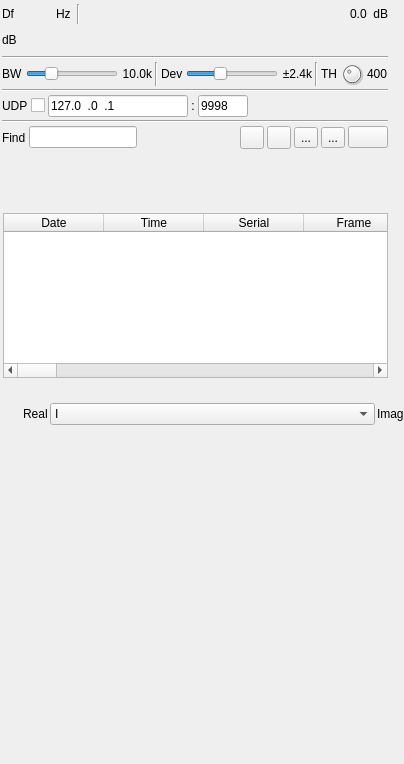
<?xml version="1.0" encoding="UTF-8"?>
<ui version="4.0">
 <class>RadiosondeDemodGUI</class>
 <widget class="RollupContents" name="RadiosondeDemodGUI">
  <property name="geometry">
   <rect>
    <x>0</x>
    <y>0</y>
    <width>404</width>
    <height>764</height>
   </rect>
  </property>
  <property name="sizePolicy">
   <sizepolicy hsizetype="Expanding" vsizetype="Expanding">
    <horstretch>0</horstretch>
    <verstretch>0</verstretch>
   </sizepolicy>
  </property>
  <property name="minimumSize">
   <size>
    <width>352</width>
    <height>0</height>
   </size>
  </property>
  <property name="font">
   <font>
    <pointsize>9</pointsize>
   </font>
  </property>
  <property name="focusPolicy">
   <enum>Qt::StrongFocus</enum>
  </property>
  <property name="windowTitle">
   <string>Radiosonde Demodulator</string>
  </property>
  <widget class="QWidget" name="settingsContainer" native="true">
   <property name="geometry">
    <rect>
     <x>0</x>
     <y>0</y>
     <width>390</width>
     <height>151</height>
    </rect>
   </property>
   <property name="minimumSize">
    <size>
     <width>350</width>
     <height>0</height>
    </size>
   </property>
   <property name="windowTitle">
    <string>Settings</string>
   </property>
   <layout class="QVBoxLayout" name="verticalLayout">
    <property name="spacing">
     <number>3</number>
    </property>
    <property name="leftMargin">
     <number>2</number>
    </property>
    <property name="topMargin">
     <number>2</number>
    </property>
    <property name="rightMargin">
     <number>2</number>
    </property>
    <property name="bottomMargin">
     <number>2</number>
    </property>
    <item>
     <layout class="QHBoxLayout" name="powLayout">
      <property name="topMargin">
       <number>2</number>
      </property>
      <item>
       <widget class="QLabel" name="deltaFrequencyLabel">
        <property name="minimumSize">
         <size>
          <width>16</width>
          <height>0</height>
         </size>
        </property>
        <property name="text">
         <string>Df</string>
        </property>
       </widget>
      </item>
      <item>
       <widget class="ValueDialZ" name="deltaFrequency" native="true">
        <property name="sizePolicy">
         <sizepolicy hsizetype="Maximum" vsizetype="Maximum">
          <horstretch>0</horstretch>
          <verstretch>0</verstretch>
         </sizepolicy>
        </property>
        <property name="minimumSize">
         <size>
          <width>32</width>
          <height>16</height>
         </size>
        </property>
        <property name="font">
         <font>
          <pointsize>12</pointsize>
         </font>
        </property>
        <property name="cursor">
         <cursorShape>PointingHandCursor</cursorShape>
        </property>
        <property name="focusPolicy">
         <enum>Qt::StrongFocus</enum>
        </property>
        <property name="toolTip">
         <string>Demod shift frequency from center in Hz</string>
        </property>
       </widget>
      </item>
      <item>
       <widget class="QLabel" name="deltaUnits">
        <property name="text">
         <string>Hz </string>
        </property>
       </widget>
      </item>
      <item>
       <widget class="Line" name="line">
        <property name="orientation">
         <enum>Qt::Vertical</enum>
        </property>
       </widget>
      </item>
      <item>
       <spacer name="horizontalSpacer">
        <property name="orientation">
         <enum>Qt::Horizontal</enum>
        </property>
        <property name="sizeHint" stdset="0">
         <size>
          <width>40</width>
          <height>20</height>
         </size>
        </property>
       </spacer>
      </item>
      <item>
       <layout class="QHBoxLayout" name="channelPowerLayout">
        <item>
         <widget class="QLabel" name="channelPower">
          <property name="toolTip">
           <string>Channel power</string>
          </property>
          <property name="layoutDirection">
           <enum>Qt::RightToLeft</enum>
          </property>
          <property name="text">
           <string>0.0</string>
          </property>
         </widget>
        </item>
        <item>
         <widget class="QLabel" name="channelPowerUnits">
          <property name="text">
           <string> dB</string>
          </property>
         </widget>
        </item>
       </layout>
      </item>
     </layout>
    </item>
    <item>
     <layout class="QHBoxLayout" name="powerLayout">
      <item>
       <widget class="QLabel" name="channelPowerMeterUnits">
        <property name="text">
         <string>dB</string>
        </property>
       </widget>
      </item>
      <item>
       <widget class="LevelMeterSignalDB" name="channelPowerMeter" native="true">
        <property name="sizePolicy">
         <sizepolicy hsizetype="Expanding" vsizetype="MinimumExpanding">
          <horstretch>0</horstretch>
          <verstretch>0</verstretch>
         </sizepolicy>
        </property>
        <property name="minimumSize">
         <size>
          <width>0</width>
          <height>24</height>
         </size>
        </property>
        <property name="font">
         <font>
          <pointsize>8</pointsize>
         </font>
        </property>
        <property name="toolTip">
         <string>Level meter (dB) top trace: average, bottom trace: instantaneous peak, tip: peak hold</string>
        </property>
       </widget>
      </item>
     </layout>
    </item>
    <item>
     <widget class="Line" name="line_5">
      <property name="orientation">
       <enum>Qt::Horizontal</enum>
      </property>
     </widget>
    </item>
    <item>
     <layout class="QHBoxLayout" name="phySettingsLayout">
      <item>
       <widget class="QLabel" name="rfBWLabel">
        <property name="text">
         <string>BW</string>
        </property>
       </widget>
      </item>
      <item>
       <widget class="QSlider" name="rfBW">
        <property name="sizePolicy">
         <sizepolicy hsizetype="Expanding" vsizetype="Minimum">
          <horstretch>0</horstretch>
          <verstretch>0</verstretch>
         </sizepolicy>
        </property>
        <property name="minimumSize">
         <size>
          <width>0</width>
          <height>0</height>
         </size>
        </property>
        <property name="toolTip">
         <string>RF bandwidth</string>
        </property>
        <property name="minimum">
         <number>10</number>
        </property>
        <property name="maximum">
         <number>400</number>
        </property>
        <property name="pageStep">
         <number>1</number>
        </property>
        <property name="value">
         <number>100</number>
        </property>
        <property name="orientation">
         <enum>Qt::Horizontal</enum>
        </property>
       </widget>
      </item>
      <item>
       <widget class="QLabel" name="rfBWText">
        <property name="minimumSize">
         <size>
          <width>30</width>
          <height>0</height>
         </size>
        </property>
        <property name="text">
         <string>10.0k</string>
        </property>
        <property name="alignment">
         <set>Qt::AlignRight|Qt::AlignTrailing|Qt::AlignVCenter</set>
        </property>
       </widget>
      </item>
      <item>
       <widget class="Line" name="line_2">
        <property name="orientation">
         <enum>Qt::Vertical</enum>
        </property>
       </widget>
      </item>
      <item>
       <widget class="QLabel" name="fmDevLabel">
        <property name="text">
         <string>Dev</string>
        </property>
       </widget>
      </item>
      <item>
       <widget class="QSlider" name="fmDev">
        <property name="sizePolicy">
         <sizepolicy hsizetype="Expanding" vsizetype="Minimum">
          <horstretch>0</horstretch>
          <verstretch>0</verstretch>
         </sizepolicy>
        </property>
        <property name="minimumSize">
         <size>
          <width>0</width>
          <height>0</height>
         </size>
        </property>
        <property name="toolTip">
         <string>Peak frequency deviation</string>
        </property>
        <property name="minimum">
         <number>10</number>
        </property>
        <property name="maximum">
         <number>50</number>
        </property>
        <property name="pageStep">
         <number>1</number>
        </property>
        <property name="value">
         <number>24</number>
        </property>
        <property name="orientation">
         <enum>Qt::Horizontal</enum>
        </property>
       </widget>
      </item>
      <item>
       <widget class="QLabel" name="fmDevText">
        <property name="minimumSize">
         <size>
          <width>30</width>
          <height>0</height>
         </size>
        </property>
        <property name="text">
         <string>±2.4k</string>
        </property>
        <property name="alignment">
         <set>Qt::AlignRight|Qt::AlignTrailing|Qt::AlignVCenter</set>
        </property>
       </widget>
      </item>
      <item>
       <widget class="Line" name="line_7">
        <property name="orientation">
         <enum>Qt::Vertical</enum>
        </property>
       </widget>
      </item>
      <item>
       <widget class="QLabel" name="thresholdLabel">
        <property name="text">
         <string>TH</string>
        </property>
       </widget>
      </item>
      <item>
       <widget class="QDial" name="threshold">
        <property name="maximumSize">
         <size>
          <width>24</width>
          <height>24</height>
         </size>
        </property>
        <property name="toolTip">
         <string>Correlation threshold</string>
        </property>
        <property name="minimum">
         <number>200</number>
        </property>
        <property name="maximum">
         <number>800</number>
        </property>
        <property name="singleStep">
         <number>1</number>
        </property>
        <property name="pageStep">
         <number>5</number>
        </property>
        <property name="value">
         <number>400</number>
        </property>
       </widget>
      </item>
      <item>
       <widget class="QLabel" name="thresholdText">
        <property name="text">
         <string>400</string>
        </property>
       </widget>
      </item>
     </layout>
    </item>
    <item>
     <widget class="Line" name="line_6">
      <property name="orientation">
       <enum>Qt::Horizontal</enum>
      </property>
     </widget>
    </item>
    <item>
     <layout class="QHBoxLayout" name="udpLayout">
      <item>
       <widget class="QLabel" name="udpEnabledLabel">
        <property name="text">
         <string>UDP</string>
        </property>
       </widget>
      </item>
      <item>
       <widget class="QCheckBox" name="udpEnabled">
        <property name="toolTip">
         <string>Forward received frames via UDP</string>
        </property>
        <property name="layoutDirection">
         <enum>Qt::RightToLeft</enum>
        </property>
        <property name="text">
         <string/>
        </property>
       </widget>
      </item>
      <item>
       <widget class="QLineEdit" name="udpAddress">
        <property name="minimumSize">
         <size>
          <width>120</width>
          <height>0</height>
         </size>
        </property>
        <property name="focusPolicy">
         <enum>Qt::ClickFocus</enum>
        </property>
        <property name="toolTip">
         <string>Destination UDP address</string>
        </property>
        <property name="inputMask">
         <string>000.000.000.000</string>
        </property>
        <property name="text">
         <string>127.0.0.1</string>
        </property>
       </widget>
      </item>
      <item>
       <widget class="QLabel" name="udpSeparator">
        <property name="text">
         <string>:</string>
        </property>
        <property name="alignment">
         <set>Qt::AlignCenter</set>
        </property>
       </widget>
      </item>
      <item>
       <widget class="QLineEdit" name="udpPort">
        <property name="minimumSize">
         <size>
          <width>50</width>
          <height>0</height>
         </size>
        </property>
        <property name="maximumSize">
         <size>
          <width>50</width>
          <height>16777215</height>
         </size>
        </property>
        <property name="focusPolicy">
         <enum>Qt::ClickFocus</enum>
        </property>
        <property name="toolTip">
         <string>Destination UDP port</string>
        </property>
        <property name="inputMask">
         <string>00000</string>
        </property>
        <property name="text">
         <string>9998</string>
        </property>
       </widget>
      </item>
      <item>
       <spacer name="horizontalSpacer_4">
        <property name="orientation">
         <enum>Qt::Horizontal</enum>
        </property>
        <property name="sizeHint" stdset="0">
         <size>
          <width>40</width>
          <height>20</height>
         </size>
        </property>
       </spacer>
      </item>
     </layout>
    </item>
    <item>
     <widget class="Line" name="line_3">
      <property name="orientation">
       <enum>Qt::Horizontal</enum>
      </property>
     </widget>
    </item>
    <item>
     <layout class="QHBoxLayout" name="filterLayout">
      <item>
       <widget class="QLabel" name="filterSerialILabel">
        <property name="text">
         <string>Find</string>
        </property>
       </widget>
      </item>
      <item>
       <widget class="QLineEdit" name="filterSerial">
        <property name="toolTip">
         <string>Display only frames where the serial number matches the specified regular expression</string>
        </property>
       </widget>
      </item>
      <item>
       <spacer name="horizontalSpacer_3">
        <property name="orientation">
         <enum>Qt::Horizontal</enum>
        </property>
        <property name="sizeHint" stdset="0">
         <size>
          <width>40</width>
          <height>20</height>
         </size>
        </property>
       </spacer>
      </item>
      <item>
       <widget class="ButtonSwitch" name="useFileTime">
        <property name="maximumSize">
         <size>
          <width>24</width>
          <height>16777215</height>
         </size>
        </property>
        <property name="toolTip">
         <string>Check to use date and time from input file. Uncheck to use date and time from clock.</string>
        </property>
        <property name="text">
         <string/>
        </property>
        <property name="icon">
         <iconset resource="../../../sdrgui/resources/res.qrc">
          <normaloff>:/clockcurrent.png</normaloff>
          <normalon>:/clockfile.png</normalon>:/clockcurrent.png</iconset>
        </property>
       </widget>
      </item>
      <item>
       <widget class="ButtonSwitch" name="logEnable">
        <property name="maximumSize">
         <size>
          <width>24</width>
          <height>16777215</height>
         </size>
        </property>
        <property name="toolTip">
         <string>Start/stop logging of received data to .csv file</string>
        </property>
        <property name="text">
         <string/>
        </property>
        <property name="icon">
         <iconset resource="../../../sdrgui/resources/res.qrc">
          <normaloff>:/record_off.png</normaloff>:/record_off.png</iconset>
        </property>
       </widget>
      </item>
      <item>
       <widget class="QToolButton" name="logFilename">
        <property name="toolTip">
         <string>Set log .csv filename</string>
        </property>
        <property name="text">
         <string>...</string>
        </property>
        <property name="icon">
         <iconset resource="../../../sdrgui/resources/res.qrc">
          <normaloff>:/save.png</normaloff>:/save.png</iconset>
        </property>
        <property name="checkable">
         <bool>false</bool>
        </property>
       </widget>
      </item>
      <item>
       <widget class="QToolButton" name="logOpen">
        <property name="toolTip">
         <string>Read data from .csv log file</string>
        </property>
        <property name="text">
         <string>...</string>
        </property>
        <property name="icon">
         <iconset resource="../../../sdrgui/resources/res.qrc">
          <normaloff>:/load.png</normaloff>:/load.png</iconset>
        </property>
        <property name="checkable">
         <bool>false</bool>
        </property>
       </widget>
      </item>
      <item>
       <widget class="QPushButton" name="clearTable">
        <property name="toolTip">
         <string>Clear data from table</string>
        </property>
        <property name="text">
         <string/>
        </property>
        <property name="icon">
         <iconset resource="../../../sdrgui/resources/res.qrc">
          <normaloff>:/bin.png</normaloff>:/bin.png</iconset>
        </property>
       </widget>
      </item>
     </layout>
    </item>
   </layout>
  </widget>
  <widget class="QWidget" name="framesContainer" native="true">
   <property name="geometry">
    <rect>
     <x>0</x>
     <y>210</y>
     <width>391</width>
     <height>171</height>
    </rect>
   </property>
   <property name="sizePolicy">
    <sizepolicy hsizetype="Expanding" vsizetype="Expanding">
     <horstretch>0</horstretch>
     <verstretch>0</verstretch>
    </sizepolicy>
   </property>
   <property name="windowTitle">
    <string>Received Frames</string>
   </property>
   <layout class="QVBoxLayout" name="verticalLayoutTable">
    <property name="spacing">
     <number>2</number>
    </property>
    <property name="leftMargin">
     <number>3</number>
    </property>
    <property name="topMargin">
     <number>3</number>
    </property>
    <property name="rightMargin">
     <number>3</number>
    </property>
    <property name="bottomMargin">
     <number>3</number>
    </property>
    <item>
     <widget class="QTableWidget" name="frames">
      <property name="toolTip">
       <string>Received packets</string>
      </property>
      <property name="editTriggers">
       <set>QAbstractItemView::NoEditTriggers</set>
      </property>
      <column>
       <property name="text">
        <string>Date</string>
       </property>
       <property name="toolTip">
        <string>Date frame was received</string>
       </property>
      </column>
      <column>
       <property name="text">
        <string>Time</string>
       </property>
       <property name="toolTip">
        <string>Time frame was received</string>
       </property>
      </column>
      <column>
       <property name="text">
        <string>Serial</string>
       </property>
       <property name="toolTip">
        <string>Serial number</string>
       </property>
      </column>
      <column>
       <property name="text">
        <string>Frame</string>
       </property>
       <property name="toolTip">
        <string>Frame number</string>
       </property>
      </column>
      <column>
       <property name="text">
        <string>Phase</string>
       </property>
       <property name="toolTip">
        <string>Flight phase</string>
       </property>
      </column>
      <column>
       <property name="text">
        <string>Lat (°)</string>
       </property>
       <property name="toolTip">
        <string>Latitude in degrees. East positive</string>
       </property>
      </column>
      <column>
       <property name="text">
        <string>Lon (°)</string>
       </property>
       <property name="toolTip">
        <string>Longitude in degrees. North positive</string>
       </property>
      </column>
      <column>
       <property name="text">
        <string>Alt (m)</string>
       </property>
       <property name="toolTip">
        <string>Altitude in metres</string>
       </property>
      </column>
      <column>
       <property name="text">
        <string>Spd (km/h)</string>
       </property>
       <property name="toolTip">
        <string>Speed in kilometres per hour</string>
       </property>
      </column>
      <column>
       <property name="text">
        <string>VR (m/s)</string>
       </property>
       <property name="toolTip">
        <string>Vertical rate in metres per second</string>
       </property>
      </column>
      <column>
       <property name="text">
        <string>Hdg (°)</string>
       </property>
       <property name="toolTip">
        <string>Heading in degrees</string>
       </property>
      </column>
      <column>
       <property name="text">
        <string>P (hPa)</string>
       </property>
       <property name="toolTip">
        <string>Air pressure in hectopascals</string>
       </property>
      </column>
      <column>
       <property name="text">
        <string>T (°C)</string>
       </property>
       <property name="toolTip">
        <string>Air temperature in degrees Celsius</string>
       </property>
      </column>
      <column>
       <property name="text">
        <string>U (%)</string>
       </property>
       <property name="toolTip">
        <string>Relative humidity in percent</string>
       </property>
      </column>
      <column>
       <property name="text">
        <string>Bat (V)</string>
       </property>
       <property name="toolTip">
        <string>Battery voltage</string>
       </property>
      </column>
      <column>
       <property name="text">
        <string>Bat</string>
       </property>
       <property name="toolTip">
        <string>Battery status</string>
       </property>
      </column>
      <column>
       <property name="text">
        <string>PCB (°C)</string>
       </property>
       <property name="toolTip">
        <string>PCB temperature in degrees Celsius</string>
       </property>
      </column>
      <column>
       <property name="text">
        <string>PWM (%)</string>
       </property>
       <property name="toolTip">
        <string>Humidty sensor heater PWM percentage</string>
       </property>
      </column>
      <column>
       <property name="text">
        <string>TX (%)</string>
       </property>
       <property name="toolTip">
        <string>Transmit power percent</string>
       </property>
      </column>
      <column>
       <property name="text">
        <string>Max SF</string>
       </property>
       <property name="toolTip">
        <string>Maximum subframe number</string>
       </property>
      </column>
      <column>
       <property name="text">
        <string>SF No.</string>
       </property>
       <property name="toolTip">
        <string>Subframe number</string>
       </property>
      </column>
      <column>
       <property name="text">
        <string>Subframe</string>
       </property>
       <property name="toolTip">
        <string>Subframe data</string>
       </property>
      </column>
      <column>
       <property name="text">
        <string>GPS Time</string>
       </property>
       <property name="toolTip">
        <string>GPS Time (18 leap seconds offset from UTC)</string>
       </property>
      </column>
      <column>
       <property name="text">
        <string>GPS Sats</string>
       </property>
       <property name="toolTip">
        <string>Number of GPS satellites used to estimate position</string>
       </property>
      </column>
      <column>
       <property name="text">
        <string>ECC</string>
       </property>
       <property name="toolTip">
        <string>Number of errors corrected</string>
       </property>
      </column>
      <column>
       <property name="text">
        <string>Corr</string>
       </property>
       <property name="toolTip">
        <string>Correlation</string>
       </property>
      </column>
      <column>
       <property name="text">
        <string>Range (km)</string>
       </property>
       <property name="toolTip">
        <string>Range to Radiosonde in kilometres from My Position</string>
       </property>
      </column>
      <column>
       <property name="text">
        <string>Frequency (MHz)</string>
       </property>
       <property name="toolTip">
        <string>Demodulator center frequency when frame was received</string>
       </property>
      </column>
     </widget>
    </item>
   </layout>
  </widget>
  <widget class="QWidget" name="scopeContainer" native="true">
   <property name="geometry">
    <rect>
     <x>20</x>
     <y>400</y>
     <width>714</width>
     <height>341</height>
    </rect>
   </property>
   <property name="minimumSize">
    <size>
     <width>714</width>
     <height>0</height>
    </size>
   </property>
   <property name="windowTitle">
    <string>Waveforms</string>
   </property>
   <layout class="QVBoxLayout" name="transmittedLayout_2">
    <property name="spacing">
     <number>2</number>
    </property>
    <property name="leftMargin">
     <number>3</number>
    </property>
    <property name="topMargin">
     <number>3</number>
    </property>
    <property name="rightMargin">
     <number>3</number>
    </property>
    <property name="bottomMargin">
     <number>3</number>
    </property>
    <item>
     <layout class="QHBoxLayout" name="scopelLayout">
      <item>
       <widget class="QLabel" name="label_2">
        <property name="text">
         <string>Real</string>
        </property>
       </widget>
      </item>
      <item>
       <widget class="QComboBox" name="channel1">
        <property name="sizePolicy">
         <sizepolicy hsizetype="Expanding" vsizetype="Fixed">
          <horstretch>0</horstretch>
          <verstretch>0</verstretch>
         </sizepolicy>
        </property>
        <item>
         <property name="text">
          <string>I</string>
         </property>
        </item>
        <item>
         <property name="text">
          <string>Q</string>
         </property>
        </item>
        <item>
         <property name="text">
          <string>Mag Sq</string>
         </property>
        </item>
        <item>
         <property name="text">
          <string>FM demod</string>
         </property>
        </item>
        <item>
         <property name="text">
          <string>Gaussian</string>
         </property>
        </item>
        <item>
         <property name="text">
          <string>RX buf</string>
         </property>
        </item>
        <item>
         <property name="text">
          <string>Correlation</string>
         </property>
        </item>
        <item>
         <property name="text">
          <string>Threshold met</string>
         </property>
        </item>
        <item>
         <property name="text">
          <string>Got SOP</string>
         </property>
        </item>
        <item>
         <property name="text">
          <string>DC offset</string>
         </property>
        </item>
        <item>
         <property name="text">
          <string>CRC</string>
         </property>
        </item>
       </widget>
      </item>
      <item>
       <widget class="QLabel" name="label_3">
        <property name="sizePolicy">
         <sizepolicy hsizetype="Preferred" vsizetype="Preferred">
          <horstretch>0</horstretch>
          <verstretch>0</verstretch>
         </sizepolicy>
        </property>
        <property name="text">
         <string>Imag</string>
        </property>
       </widget>
      </item>
      <item>
       <widget class="QComboBox" name="channel2">
        <property name="sizePolicy">
         <sizepolicy hsizetype="Expanding" vsizetype="Fixed">
          <horstretch>0</horstretch>
          <verstretch>0</verstretch>
         </sizepolicy>
        </property>
        <item>
         <property name="text">
          <string>I</string>
         </property>
        </item>
        <item>
         <property name="text">
          <string>Q</string>
         </property>
        </item>
        <item>
         <property name="text">
          <string>Mag Sq</string>
         </property>
        </item>
        <item>
         <property name="text">
          <string>FM demod</string>
         </property>
        </item>
        <item>
         <property name="text">
          <string>Gaussian</string>
         </property>
        </item>
        <item>
         <property name="text">
          <string>RX buf</string>
         </property>
        </item>
        <item>
         <property name="text">
          <string>Correlation</string>
         </property>
        </item>
        <item>
         <property name="text">
          <string>Threshold met</string>
         </property>
        </item>
        <item>
         <property name="text">
          <string>Got SOP</string>
         </property>
        </item>
        <item>
         <property name="text">
          <string>DC offset</string>
         </property>
        </item>
        <item>
         <property name="text">
          <string>CRC</string>
         </property>
        </item>
       </widget>
      </item>
     </layout>
    </item>
    <item>
     <widget class="GLScope" name="glScope" native="true">
      <property name="minimumSize">
       <size>
        <width>200</width>
        <height>250</height>
       </size>
      </property>
      <property name="font">
       <font>
        <pointsize>8</pointsize>
       </font>
      </property>
     </widget>
    </item>
    <item>
     <widget class="GLScopeGUI" name="scopeGUI" native="true"/>
    </item>
   </layout>
  </widget>
 </widget>
 <customwidgets>
  <customwidget>
   <class>ButtonSwitch</class>
   <extends>QToolButton</extends>
   <header>gui/buttonswitch.h</header>
  </customwidget>
  <customwidget>
   <class>ValueDialZ</class>
   <extends>QWidget</extends>
   <header>gui/valuedialz.h</header>
   <container>1</container>
  </customwidget>
  <customwidget>
   <class>RollupContents</class>
   <extends>QWidget</extends>
   <header>gui/rollupcontents.h</header>
   <container>1</container>
  </customwidget>
  <customwidget>
   <class>LevelMeterSignalDB</class>
   <extends>QWidget</extends>
   <header>gui/levelmeter.h</header>
   <container>1</container>
  </customwidget>
  <customwidget>
   <class>GLScope</class>
   <extends>QWidget</extends>
   <header>gui/glscope.h</header>
   <container>1</container>
  </customwidget>
  <customwidget>
   <class>GLScopeGUI</class>
   <extends>QWidget</extends>
   <header>gui/glscopegui.h</header>
   <container>1</container>
  </customwidget>
 </customwidgets>
 <tabstops>
  <tabstop>deltaFrequency</tabstop>
  <tabstop>rfBW</tabstop>
  <tabstop>fmDev</tabstop>
  <tabstop>threshold</tabstop>
  <tabstop>udpEnabled</tabstop>
  <tabstop>filterSerial</tabstop>
  <tabstop>logEnable</tabstop>
  <tabstop>logFilename</tabstop>
  <tabstop>logOpen</tabstop>
  <tabstop>clearTable</tabstop>
  <tabstop>frames</tabstop>
  <tabstop>channel1</tabstop>
  <tabstop>channel2</tabstop>
 </tabstops>
 <resources>
  <include location="../../../sdrgui/resources/res.qrc"/>
  <include location="../demodadsb/icons.qrc"/>
 </resources>
 <connections/>
</ui>
